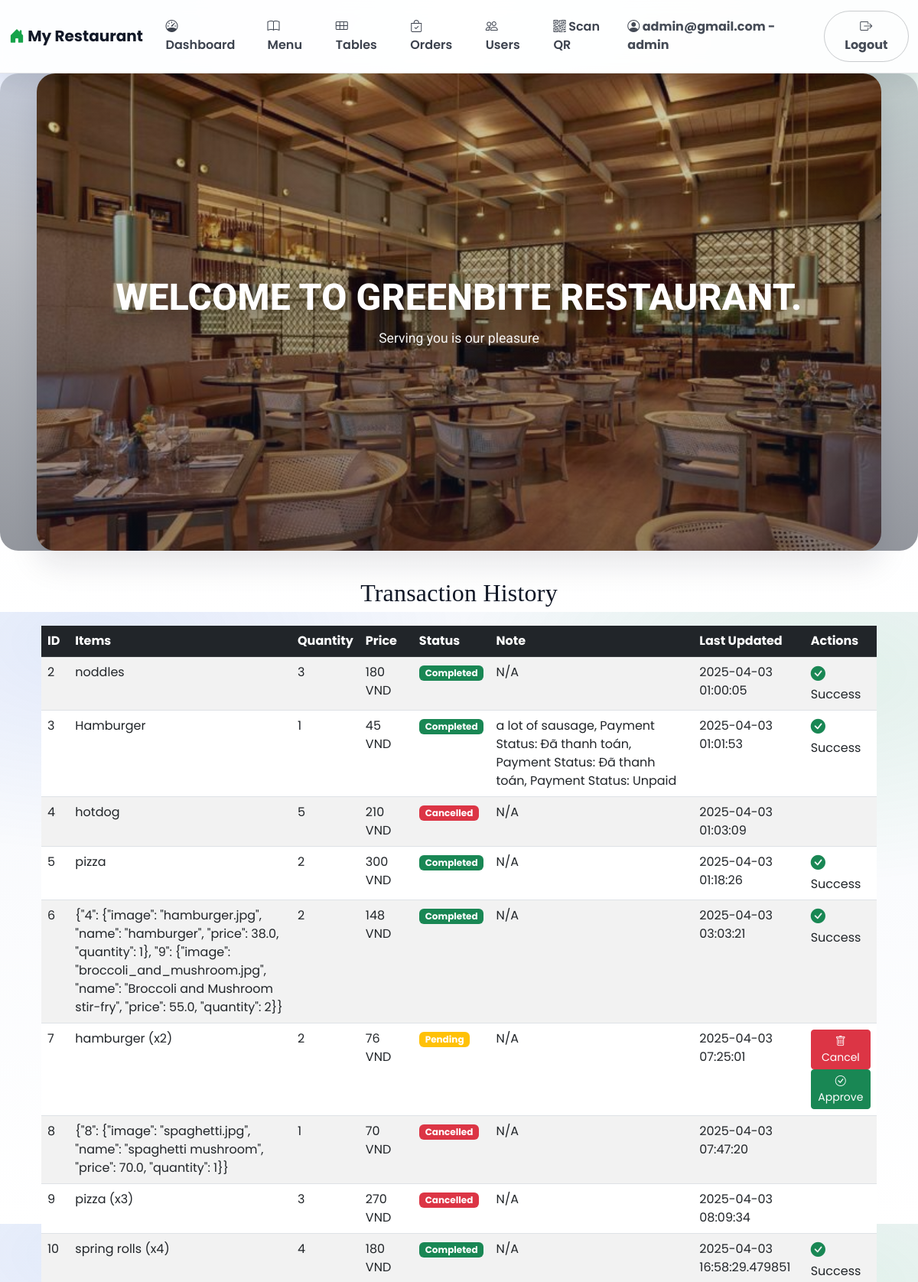
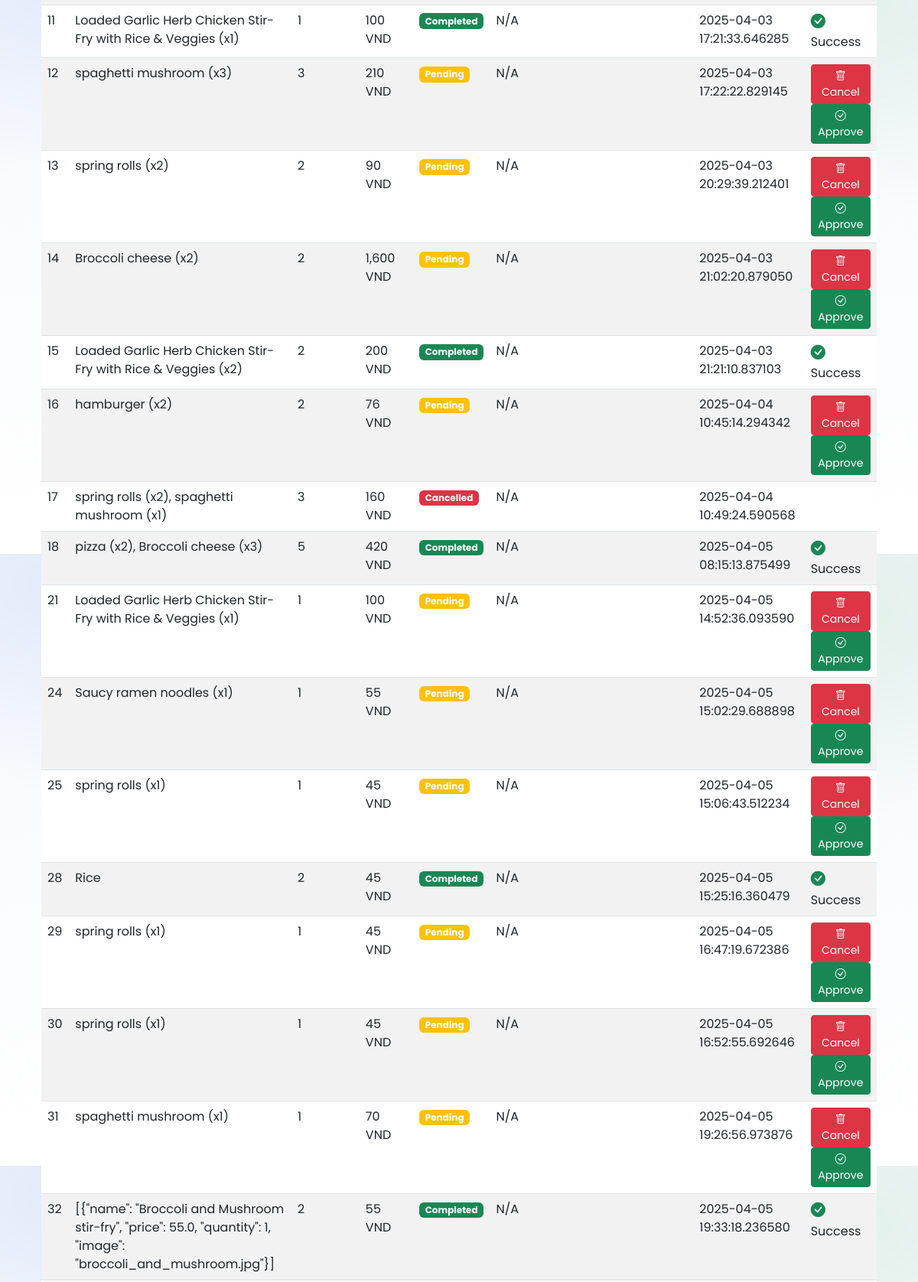
The page /transaction_history (signed in, upper part) on the database its author committed (2 pictures, top to bottom).
### tables this page shows
CREATE TABLE "orders" (
                id INTEGER PRIMARY KEY AUTOINCREMENT,
                customer_name TEXT NOT NULL,
                items TEXT NOT NULL,
                quantity INTEGER NOT NULL,
                price REAL NOT NULL,
                status TEXT DEFAULT 'Pending',
                note TEXT,
                created_at TIMESTAMP DEFAULT CURRENT_TIMESTAMP
            , customer_phone TEXT, customer_address TEXT, table_reservation TEXT, updated_at TIMESTAMP, qr_code TEXT, qr_code_image TEXT, cancel_reason TEXT, cancelled_by TEXT, cancelled_at TIMESTAMP, items_text TEXT, items_json TEXT, subtotal REAL DEFAULT 0, service_fees REAL DEFAULT 0, qr_filename TEXT);

### app.py (the view)
@app.route("/transaction_history", methods=["GET"])
def transaction_history():
    return order_controller.transaction_history()

### app.py (called while the page is built)
@app.context_processor
def inject_user():
    cart = session.get('cart', {})
    try:
        cart_count = sum(int(v.get('quantity', 0)) for v in cart.values())
    except Exception:
        cart_count = 0
    return {
        'username': session.get('username'),
        'role': session.get('role'),
        'cart_count': cart_count
    }

@app.template_filter('format_price')
def format_price(value):
    return f"{value:,.0f} VND"

### controller/order_controller.py (called while the page is built)
    def transaction_history(self):
        if "username" not in session:
            flash("Please log in to view your transaction history.", "error")
            return redirect(url_for("login"))
        if session.get("role") == "admin":
            orders = self.model.get_all_orders()
        else:
            customer_name = session["username"]
            orders = self.model.get_orders_by_customer(customer_name)
        return render_template("transaction_history.html", orders=orders)

### model/order_model.py (called while the page is built)
    def _connect(self, row_factory=False):
        conn = sqlite3.connect(self.db_path)
        if row_factory:
            conn.row_factory = sqlite3.Row
        return conn

    def get_all_orders(self):
        try:
            with self._connect(row_factory=True) as conn:
                cur = conn.cursor()
                cur.execute("SELECT * FROM orders")
                return cur.fetchall()
        except sqlite3.Error as e:
            print(f"Error fetching all orders: {e}")
            return []

### templates/transaction_history.html (shortened to what this page needs)
<!DOCTYPE html>
<html lang="en">
<head>
    <link href="https://cdn.jsdelivr.net/npm/bootstrap@5.3.0-alpha1/dist/css/bootstrap.min.css" rel="stylesheet">
    <link rel="stylesheet" href="{{ url_for('static', filename='styles.css') }}">
    <link rel="stylesheet" href="https://cdn.jsdelivr.net/npm/bootstrap-icons/font/bootstrap-icons.css">
</head>
<body>
    {% extends "base.html" %}
    {% block content %}
    <div class="container mt-4">
        <h2 class="text-center mb-4">Transaction History</h2>
        <table class="table table-striped table-hover">
            <thead class="table-dark">
                <tr>
                    <th>ID</th>
                    <th>Items</th>
                    <th>Quantity</th>
                    <th>Price</th>
                    <th>Status</th>
                    <th>Note</th>
                    <th>Last Updated</th>
                    <th>Actions</th>
                </tr>
            </thead>
            <tbody>
                {% for order in orders %}
                <tr>
                    <td>{{ order.id }}</td>
                    <td>{{ order['items'] }}</td>
                    <td>{{ order['quantity'] }}</td>
                    <td>{{ order['price']|format_price }}</td>
                    <td>
                        <span class="badge bg-{% if order.status == 'Pending' %}warning{% elif order.status == 'Completed' %}success{% elif order.status == 'Cancelled' %}danger{% else %}secondary{% endif %}">
                            {{ order.status }}
                        </span>
                    </td>
                    <td>{{ order.note or 'N/A' }}</td>
                    <td>{{ order.updated_at or order.created_at }}</td>
                    <td>
                        {% if order.status == 'Pending' %}
                        <form action="{{ url_for('cancel_order', order_id=order.id) }}" method="POST" style="display:inline;">
                            <button type="submit" class="btn btn-danger btn-sm" onclick="return confirm('Are you sure you want to cancel this order?');">
                                <i class="bi bi-trash"></i> Cancel
                            </button>
                        </form>
                        {% if role == 'admin' %}
                        <form action="{{ url_for('approve_order', order_id=order.id) }}" method="POST" style="display:inline;">
                            <button type="submit" class="btn btn-success btn-sm" onclick="return confirm('Are you sure you want to approve this order?');">
                                <i class="bi bi-check-circle"></i> Approve
                            </button>
                        </form>
                        {% endif %}
                        {% elif order.status == 'Completed' %}
                        <i class="bi bi-check-circle-fill text-success" style="font-size: 1.2em;"></i> Success
                        {% endif %}
                    </td>
                </tr>
                {% else %}
                <tr>
                    <td colspan="8" class="text-center">No transactions found.</td>
                </tr>
                {% endfor %}
            </tbody>
        </table>
    </div>
    {% endblock %}

### templates/base.html (style rules this page uses)
:root { --bg: #f6f8fc; --surface: #ffffff; --surface-2: #fbfdff; --text: #111827; --muted: #6b7280; --border: rgba(17, 24, 39, 0.10); --shadow: 0 18px 40px rgba(17, 24, 39, 0.10); --shadow-soft: 0 10px 24px rgba(17, 24, 39, 0.08); --radius: 18px; --brand: #16a34a; --brand-2: #2563eb; --accent: #0ea5e9; }
body { font-family: 'Poppins', sans-serif; background: radial-gradient(900px 500px at 10% 5%, rgba(37, 99, 235, .10), transparent 55%), radial-gradient(900px 500px at 90% 10%, rgba(22, 163, 74, .10), transparent 55%), linear-gradient(180deg, var(--bg), #ffffff); color: var(--text); }
h1, h2, h3, h4, h5, h6 { font-family: 'Playfair Display', serif; letter-spacing: .2px; }

### rows shown on the page
orders: id "2", items "noddles", quantity "3", price "180 VND", status "Completed", note "N/A", created_at "2025-04-03 01:00:05", shows "Success"
orders: id "3", items "Hamburger", quantity "1", price "45 VND", status "Completed", note "a lot of sausage, Payment Status: Đã thanh toán, Payment Status: Đã thanh toán, Payment Status: Unpaid", created_at "2025-04-03 01:01:53", shows "Success"
orders: id "4", items "hotdog", quantity "5", price "210 VND", status "Cancelled", note "N/A", created_at "2025-04-03 01:03:09"
orders: id "5", items "pizza", quantity "2", price "300 VND", status "Completed", note "N/A", created_at "2025-04-03 01:18:26", shows "Success"
orders: id "6", items "{\"4\": {\"image\": \"hamburger.jpg\", \"name\": \"hamburger\", \"price\": 38.0, \"quantity\": 1}, \"9\": {\"image\": \"broccoli_and_mushroom.jpg\", \"name\": \"Broccoli and Mushroom stir-fry\", \"price\": 55.0, \"quantity\": 2}}", quantity "2", price "148 VND", status "Completed", note "N/A", created_at "2025-04-03 03:03:21", shows "Success"
orders: id "7", items "hamburger (x2)", quantity "2", price "76 VND", status "Pending", note "N/A", created_at "2025-04-03 07:25:01"
orders: id "8", items "{\"8\": {\"image\": \"spaghetti.jpg\", \"name\": \"spaghetti mushroom\", \"price\": 70.0, \"quantity\": 1}}", quantity "1", price "70 VND", status "Cancelled", note "N/A", created_at "2025-04-03 07:47:20"
orders: id "9", items "pizza (x3)", quantity "3", price "270 VND", status "Cancelled", note "N/A", created_at "2025-04-03 08:09:34"
orders: id "10", items "spring rolls (x4)", quantity "4", price "180 VND", status "Completed", note "N/A", created_at "2025-04-03 16:58:29.479851", shows "Success"
orders: id "11", items "Loaded Garlic Herb Chicken Stir-Fry with Rice & Veggies (x1)", quantity "1", price "100 VND", status "Completed", note "N/A", created_at "2025-04-03 17:21:33.646285", shows "Success"
orders: id "12", items "spaghetti mushroom (x3)", quantity "3", price "210 VND", status "Pending", note "N/A", created_at "2025-04-03 17:22:22.829145"
orders: id "13", items "spring rolls (x2)", quantity "2", price "90 VND", status "Pending", note "N/A", created_at "2025-04-03 20:29:39.212401"
orders: id "14", items "Broccoli cheese (x2)", quantity "2", price "1,600 VND", status "Pending", note "N/A", created_at "2025-04-03 21:02:20.879050"
orders: id "15", items "Loaded Garlic Herb Chicken Stir-Fry with Rice & Veggies (x2)", quantity "2", price "200 VND", status "Completed", note "N/A", created_at "2025-04-03 21:21:10.837103", shows "Success"
orders: id "16", items "hamburger (x2)", quantity "2", price "76 VND", status "Pending", note "N/A", created_at "2025-04-04 10:45:14.294342"
orders: id "17", items "spring rolls (x2), spaghetti mushroom (x1)", quantity "3", price "160 VND", status "Cancelled", note "N/A", created_at "2025-04-04 10:49:24.590568"
orders: id "18", items "pizza (x2), Broccoli cheese (x3)", quantity "5", price "420 VND", status "Completed", note "N/A", created_at "2025-04-05 08:15:13.875499", shows "Success"
orders: id "21", items "Loaded Garlic Herb Chicken Stir-Fry with Rice & Veggies (x1)", quantity "1", price "100 VND", status "Pending", note "N/A", created_at "2025-04-05 14:52:36.093590"
orders: id "24", items "Saucy ramen noodles (x1)", quantity "1", price "55 VND", status "Pending", note "N/A", created_at "2025-04-05 15:02:29.688898"
orders: id "25", items "spring rolls (x1)", quantity "1", price "45 VND", status "Pending", note "N/A", created_at "2025-04-05 15:06:43.512234"
orders: id "28", items "Rice", quantity "2", price "45 VND", status "Completed", note "N/A", created_at "2025-04-05 15:25:16.360479", shows "Success"
orders: id "29", items "spring rolls (x1)", quantity "1", price "45 VND", status "Pending", note "N/A", created_at "2025-04-05 16:47:19.672386"
orders: id "30", items "spring rolls (x1)", quantity "1", price "45 VND", status "Pending", note "N/A", created_at "2025-04-05 16:52:55.692646"
orders: id "31", items "spaghetti mushroom (x1)", quantity "1", price "70 VND", status "Pending", note "N/A", created_at "2025-04-05 19:26:56.973876"
orders: id "32", items "[{\"name\": \"Broccoli and Mushroom stir-fry\", \"price\": 55.0, \"quantity\": 1, \"image\": \"broccoli_and_mushroom.jpg\"}]", quantity "2", price "55 VND", status "Completed", note "N/A", created_at "2025-04-05 19:33:18.236580", shows "Success"

### other values the page prints
{{ username }} "admin@gmail.com"
{{ role }} "admin"
